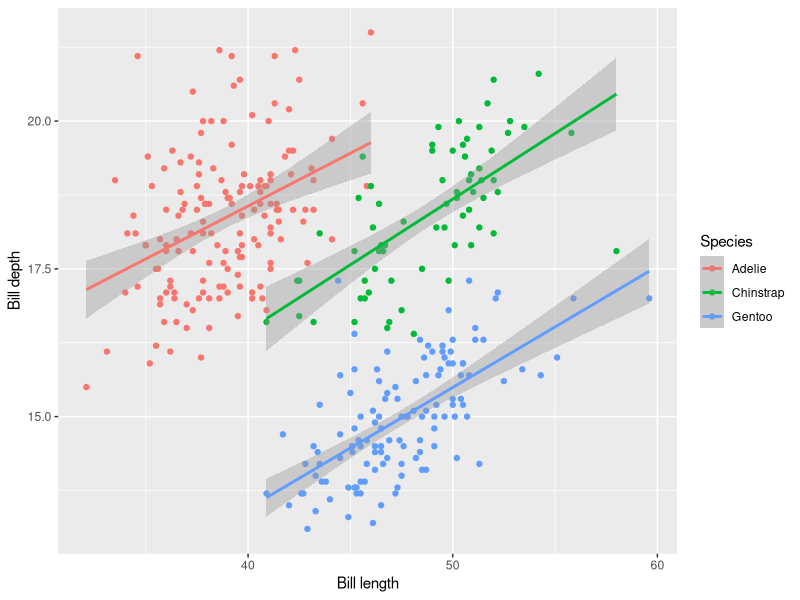

This figure's R source:
## ---- chunk 1
knitr::opts_chunk$set(echo = TRUE,
                      message = FALSE,
                      warning = FALSE,
                      fig.path = TRUE)
## ---- chunk 2
library(tidyverse)
library(here)
library(palmerpenguins)
## ---- chunk 3
glimpse(penguins) #look at penguin data
## ---- chunk 4
penguins%>%
  ggplot(aes(x=bill_length_mm,
             y = bill_depth_mm,
             color = species)) +
  geom_point()+
  geom_smooth(method = "lm") + #add a linear regression
  labs(x = "Bill length",
       y = "Bill depth",
       color = "Species") +
  theme_grey()

